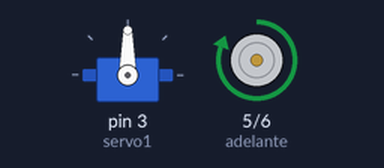
Recording of a sketch running on a simulated Arduino Uno, built with avr-gcc and run on an emulated ATmega328P. Parts: servo, motor-driver pin pairs drawn as motors (green arrow = first pin HIGH = forward, orange = second pin HIGH = backward, longer = more drive).

Above: at 0.05 s.
At 3.05 s:
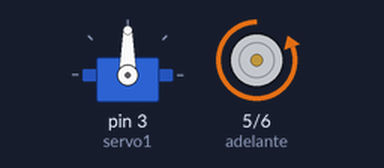
At 4.55 s:
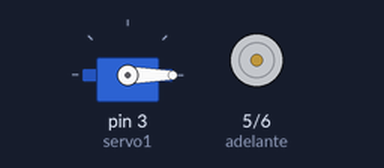
At 6.1 s:
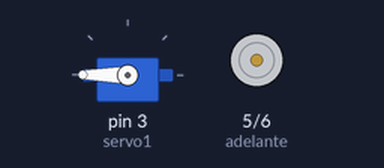
Timing chart, 0 to 7.9 s (numbered marks = the images above):
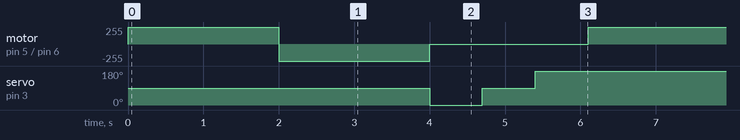

Measured:
- by itself, motor on pin 5 (adelante) / pin 6 (atras): repeats every 6.1 s: backward 255/255 2.0 s, stopped 2.1 s, forward 255/255 2.0 s
- by itself, servo on pin 3 (servo1): repeats every 6.1 s: 90° 0.70 s, 180° 4.7 s, 0° 0.70 s

The sketch:

ServoMotor.ino
```cpp
// Mover servo de extremo a extremo con parada en el centro
// Descargar el programa y plano en www.elprofegarcia.com

#include <Servo.h>                // Incluye la libreria Servo

Servo servo1;                    // Crea el objeto servo1 con las caracteristicas de Servo
int adelante = 5;
int atras =6;
void setup()
{
  pinMode(adelante,OUTPUT);
  pinMode(atras,OUTPUT);
  servo1.attach(3,600,1500);    // Asocia el servo1 al pin 3, define el min y max del ancho del pulso
}                               // eso depende del fabricante del servo

void loop()
{
    digitalWrite(adelante,250);
    delay(2000);
        digitalWrite(adelante,0);
    digitalWrite(atras,250);
    delay(2000);
    digitalWrite(atras,0);


    servo1.write(0);                // Gira el servo a 0 grados
    delay(700);                     // Espera 700 mili segundos a que el servo llegue a la posicion

    servo1.write(90);               // Gira el servo a 90 grados
    delay(700);

    servo1.write(180);             //Gira el servo a 180 grados
    delay(700);

  }
```
